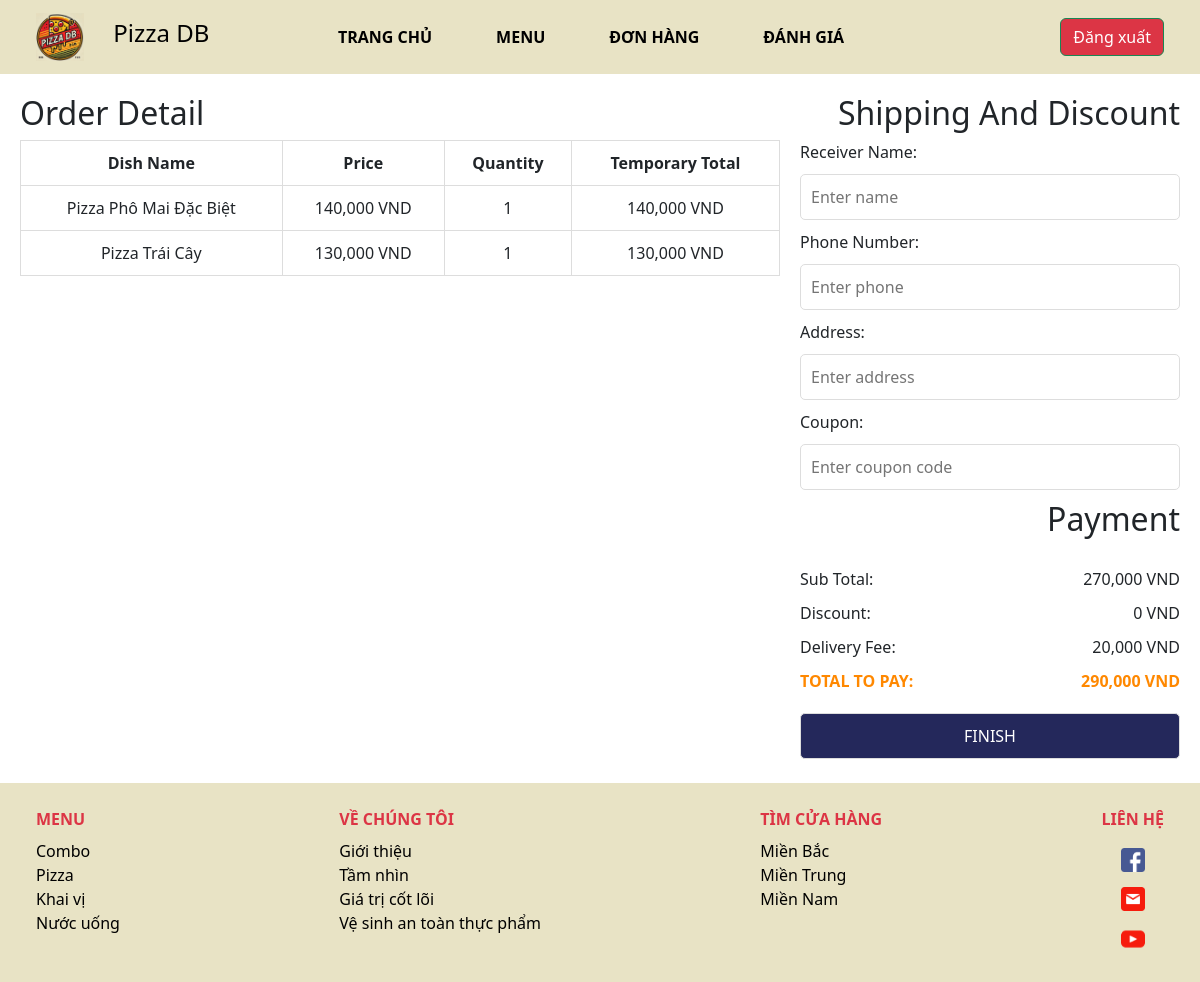
The app's page /view/customer_home/order.php (signed in) with its own data.
### tables this page shows
CREATE TABLE `creat_order` (
    `order_id` int(10) NOT NULL,
    `food_id` int(10) NOT NULL,
    `quantity` int(10) NOT NULL,
    `temp_price` int(10) NOT NULL,
    `creat_date` date NOT NULL,
    CONSTRAINT fk_createbill_order FOREIGN KEY (`order_id`) REFERENCES `order`(`order_id`) ON DELETE CASCADE,
    CONSTRAINT fk_createbill_food FOREIGN KEY (`food_id`) REFERENCES `food`(`food_id`) ON DELETE CASCADE,
    PRIMARY KEY (`order_id`, `food_id`)
);

CREATE TABLE `food` (
    `food_id` int(10) NOT NULL AUTO_INCREMENT,
    `food_name` varchar(255) NOT NULL,
    `food_price` int(10) NOT NULL,
    `food_description` varchar(255) NOT NULL,
    PRIMARY KEY (`food_id`)
);

### view/customer_home/order.php (the view, shortened to what this page needs)
<!DOCTYPE html>
<html lang="en">
<head>
  <link rel="stylesheet" href="rating.css">
  <link rel="stylesheet" href="https://cdn.jsdelivr.net/npm/bootstrap@5.3.3/dist/css/bootstrap.min.css">
  <link rel="stylesheet" href="https://cdnjs.cloudflare.com/ajax/libs/font-awesome/4.7.0/css/font-awesome.min.css">
</head>
<body>
  <?php
  $connect = mysqli_connect('localhost', 'root', '', 'pizza');
  $discount = 0;
  $total_to_pay = 0;
  $order_id = 7;
  $customer_id = $_SESSION["account_id"] ?? null;
  $delivery_fee = 20000;
  $sql = "SELECT
            c.food_id,
            f.food_name,
            f.food_price,
            c.quantity,
            c.temp_price
        FROM
            creat_order c
        JOIN
            food f
        ON
            c.food_id = f.food_id
        WHERE
            c.order_id = ?";
  $stmt = mysqli_prepare($connect, $sql);
  mysqli_stmt_bind_param($stmt, "i", $order_id);
  mysqli_stmt_execute($stmt);
  $result = mysqli_stmt_get_result($stmt);
  $total_query = "SELECT SUM(temp_price) AS total_price FROM creat_order WHERE order_id = ?";
  $total_stmt = mysqli_prepare($connect, $total_query);
  mysqli_stmt_bind_param($total_stmt, "i", $order_id);
  mysqli_stmt_execute($total_stmt);
  $total_result = mysqli_stmt_get_result($total_stmt);
  $total_row = mysqli_fetch_assoc($total_result);
  $total_price = $total_row['total_price'];
  if ($_SERVER['REQUEST_METHOD'] === 'POST' && isset($_POST['coupon_code'])) {
    $coupon_code = $_POST['coupon_code'];
    $query = "
        SELECT cd.type_discount, cd.expired_date, cd.discount_id, d.status_use,
               dop.percent, don.discount_number
        FROM customer_discounts cd
        LEFT JOIN discount_on_percent dop ON cd.discount_id = dop.discount_id
        LEFT JOIN discount_on_number don ON cd.discount_id = don.discount_id
        JOIN discount d ON cd.discount_id = d.discount_id
        WHERE cd.customer_id = ?
          AND d.discount_name = ?
          AND cd.expired_date > CURDATE()
          AND d.status_use = 0
    ";
    $stmt = mysqli_prepare($connect, $query);
    mysqli_stmt_bind_param($stmt, "is", $customer_id, $coupon_code);
    mysqli_stmt_execute($stmt);
    $discount_result = mysqli_stmt_get_result($stmt);
    if ($discount_row = mysqli_fetch_assoc($discount_result)) {
      if ($discount_row['type_discount'] === 'percent') {
        $discount = ($total_price * $discount_row['percent']) / 100;
      } elseif ($discount_row['type_discount'] === 'number') {
        $discount = $discount_row['discount_number'];
      }
      $discount = min($discount, $total_price);
      $total_to_pay = $total_price + $delivery_fee - $discount;
      $valid_discount = true;
    } else {
      $error_message = "Invalid or expired coupon code.";
      $total_to_pay = $total_price + $delivery_fee;
    }
  } else {
    $total_to_pay = $total_price + $delivery_fee;
  }
  ?>
  <nav class="navbar position-relative navbar-expand-sm navbar-light px-4" style="background-color: #e8e3c5;">
    <div class="container-fluid gap-5">
      <a class="navbar-brand" href="home.php">
        <img src="../image/logo.jpg" alt="logo" style="width: 3rem;">
        <span class="ms-4" style="font-size: 1.5rem;">Pizza DB</span>
      </a>
      <div class="navmenu justify-content-center navbar-collapse gap-5">
        <ul class="navbar-nav gap-5">
          <li class="nav-item">
            <a class="nav-link text-uppercase text-black fw-bold" href="home.php">Trang chủ</a>
          </li>
          <li class="nav-item">
            <a class="nav-link text-uppercase text-black fw-bold" href="menu.php">Menu</a>
          </li>
          <li class="nav-item">
            <a class="nav-link text-uppercase text-black fw-bold" href="order.php">Đơn hàng</a>
          </li>
          <li class="nav-item">
            <a class="nav-link text-uppercase text-black fw-bold" href="rating.php">Đánh giá</a>
          </li>
        </ul>
      </div>
      <div class="navmenu justify-content-end navbar-collapse col-lg-1 position-relative">
        <button class="btn btn-outline-success text-white btn-danger my-2 my-sm-0 ms-2">
          <a href="../index.php" class="login">Đăng xuất</a>
        </button>
      </div>
    </div>
  </nav>
  <main>
    <section class="order-detail">
      <h2>Order Detail</h2>
      <table>
        <thead>
          <tr>
            <th>Dish Name</th>
            <th>Price</th>
            <th>Quantity</th>
            <th>Temporary Total</th>
          </tr>
        </thead>
        <tbody>
          <?php while ($row = mysqli_fetch_assoc($result)) { ?>
            <tr>
              <td><?php echo htmlspecialchars($row['food_name']); ?></td>
              <td><?php echo number_format($row['food_price']); ?> VND</td>
              <td><?php echo htmlspecialchars($row['quantity']); ?></td>
              <td><?php echo number_format($row['temp_price']); ?> VND</td>
            </tr>
          <?php } ?>
        </tbody>
      </table>
    </section>
    <section class="shipping-detail">
      <h2>Shipping And Discount</h2>
      <form method="POST" action="">
        <label for="receiver-name">Receiver Name:</label>
        <input type="text" id="receiver-name" name="receiver_name" placeholder="Enter name" required>
        <label for="phone-number">Phone Number:</label>
        <input type="text" id="phone-number" name="phone_number" placeholder="Enter phone" required>
        <label for="address">Address:</label>
        <input type="text" id="address" name="address" placeholder="Enter address" required>
        <label for="shipping-time">Coupon:</label>
        <input type="text" id="shipping-time" name="coupon_code" placeholder="Enter coupon code">
        <h2>Payment</h2>
        <div class="payment-detail">
          <p>Sub Total: <span><?php echo number_format($total_price); ?> VND</span></p>
          <p>Discount: <span><?php echo number_format($discount); ?> VND</span></p>
          <p>Delivery Fee: <span><?php echo number_format($delivery_fee); ?> VND</span></p>
          <p class="total">TOTAL TO PAY: <span><?php echo number_format($total_to_pay); ?> VND</span></p>
        </div>
        <button class="finish" type="button" name="finish_order" onclick="showFinishMessage()">FINISH</button>
      </form>
    </section>
  </main>
  <footer class="mt-4 text-black p-4" style="background-color: #e8e3c5;">
    <div class="container-fluid">
      <div class="d-flex justify-content-between align-items-start">
        <div class="d-flex flex-column">
          <span class="text-uppercase text-danger fw-bold mb-2">Menu</span>
          <a href="" class="nav-link text-black">Combo</a>
          <a href="" class="nav-link text-black">Pizza</a>
          <a href="" class="nav-link text-black">Khai vị</a>
          <a href="" class="nav-link text-black">Nước uống</a>
        </div>
        <div class="d-flex flex-column">
          <span class="text-uppercase text-danger fw-bold mb-2">Về chúng tôi</span>
          <a href="" class="nav-link text-black">Giới thiệu</a>
          <a href="" class="nav-link text-black">Tầm nhìn</a>
          <a href="" class="nav-link text-black">Giá trị cốt lõi</a>
          <a href="" class="nav-link text-black">Vệ sinh an toàn thực phẩm</a>
        </div>
        <div class="d-flex flex-column">
          <span class="text-uppercase text-danger fw-bold mb-2">Tìm cửa hàng</span>
          <a href="" class="nav-link text-black">Miền Bắc</a>
          <a href="" class="nav-link text-black">Miền Trung</a>
          <a href="" class="nav-link text-black">Miền Nam</a>
        </div>
        <div class="d-flex flex-column">
          <span class="text-uppercase text-danger fw-bold mb-2">Liên hệ</span>
          <button onclick="location.href='#'" type="button" class="btn btn-round btn-fb mr-md-3 mb-2 mb-md-0">
            <img src="../image/facebook.png" alt="facebook" style="width: 1.5rem;">
          </button>
          <button onclick="location.href='#'" type="button" class="btn btn-round btn-fb mr-md-3 mb-2 mb-md-0">
            <img src="../image/email.png" alt="facebook" style="width: 1.5rem;">
          </button>
          <button onclick="location.href='#'" type="button" class="btn btn-round btn-fb mr-md-3 mb-2 mb-md-0">
            <img src="../image/youtube.png" alt="facebook" style="width: 1.5rem;">
          </button>
        </div>
      </div>
    </div>
  </footer>
</body>
</html>

### view/customer_home/rating.css (style rules this page uses)
.btn-danger { font-size: 14px; background-color: #ff4d4d; border: none; border-radius: 5px; }
.btn-danger a { color: white; text-decoration: none; }
main { display: grid; grid-template-columns: 2fr 1fr; gap: 20px; margin: 20px; }
.order-detail table { width: 100%; border-collapse: collapse; margin-bottom: 20px; }
.order-detail table th, .order-detail table td { border: 1px solid #ddd; padding: 10px; text-align: center; }
.shipping-detail h2 { text-align: right; }
.shipping-detail form { display: flex; flex-direction: column; gap: 10px; }
.shipping-detail input, .shipping-detail button { padding: 10px; font-size: 16px; border: 1px solid #ddd; border-radius: 5px; }
.payment-detail p { margin: 10px 0; display: flex; justify-content: space-between; }
.payment-detail .total { font-weight: bold; color: #ff8800; }
.finish { width: 100%; padding: 15px; font-size: 18px; background: #24285B; color: #fff; border: none; border-radius: 5px; cursor: pointer; }

### records on screen
creat_order: food.food_name "Pizza Phô Mai Đặc Biệt", food.food_price "140,000", quantity "1", temp_price "140,000"
creat_order: food.food_name "Pizza Trái Cây", food.food_price "130,000", quantity "1", temp_price "130,000"

### other values on screen
$total_price "270,000"
$discount "0"
$delivery_fee "20,000"
$total_to_pay "290,000"
